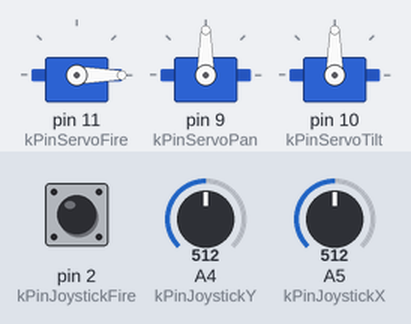
Bench run of a sketch on a simulated Arduino Uno, built with avr-gcc and run on an emulated ATmega328P. Parts: 3 × servo. Inputs (shaded band) come from the test bench; at power-on: A4 (kPinJoystickY) = 512, A5 (kPinJoystickX) = 512, pin 2 (kPinJoystickFire) HIGH.

Above: at 1.7 s.
1.8 s: A4 (kPinJoystickY) set to 685
3.3 s: A4 (kPinJoystickY) set to 709
At 5.8 s:
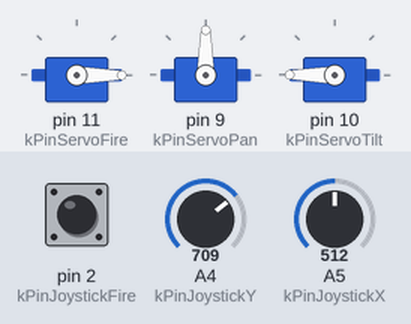
6.3 s: A5 (kPinJoystickX) set to 689
7.8 s: A5 (kPinJoystickX) set to 717
At 10.5 s:
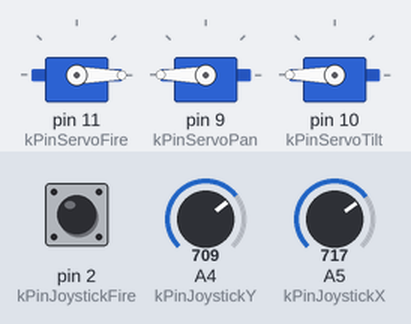
10.8 s: pin 2 (kPinJoystickFire) pulled LOW for 0.15 s
At 11.1 s:
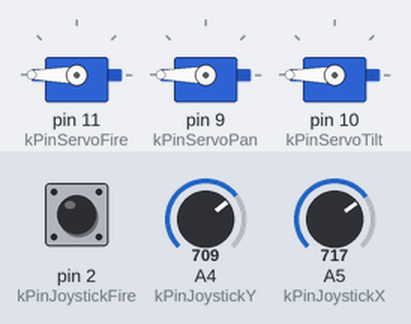
12.8 s: A4 (kPinJoystickY) set to 316
14.3 s: A4 (kPinJoystickY) set to 287
At 14.77 s:
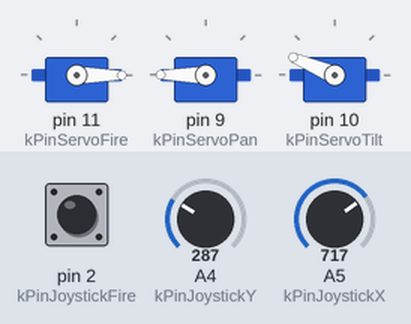
Timing chart, 0 to 18.3 s (numbered marks = the images above; inputs shaded):
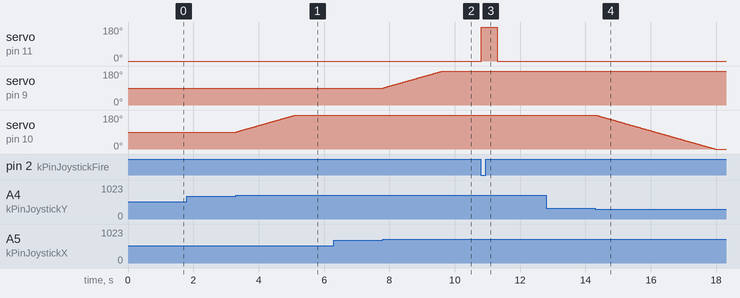

Measured:
- the behaviour switches between 700 and 701 on A4 (kPinJoystickY) (found by bisection; images 0 and 1)
- the behaviour switches between 700 and 701 on A5 (kPinJoystickX) (found by bisection; images 1 and 2)
- the behaviour switches between 300 and 299 on A4 (kPinJoystickY) (found by bisection; images 3 and 4)
- after the input at 1.8 s, every drawn part: stays the same
- after the input at 3.3 s, servo on pin 10 (kPinServoTilt): moves from 90° to 180° over 1.8 s, starting at once
- after the input at 6.3 s, every drawn part: stays the same
- after the input at 7.8 s, servo on pin 9 (kPinServoPan): moves from 90° to 180° over 1.8 s, starting at once
- after the input at 10.8 s, servo on pin 11 (kPinServoFire): 0° → 180° at once, → 0° 0.50 s later
- after the input at 12.8 s, every drawn part: stays the same
- after the input at 14.3 s, servo on pin 10 (kPinServoTilt): moves from 180° to 0° over 3.6 s, starting at once

The sketch:

rubberBandGun.pde
```cpp
#include <Servo.h>

const int kPinJoystickX = A5;
const int kPinJoystickY = A4;
const int kPinJoystickFire = 2;
const int kPinServoPan = 9;
const int kPinServoTilt = 10;
const int kPinServoFire = 11;

const int JOYX_LEFT = 300;
const int JOYX_RIGHT = 700;
const int JOYY_UP = 700;
const int JOYY_DOWN = 300;

Servo panServo;
Servo tiltServo;
Servo fireServo;

int panAngle = 90;
int tiltAngle = 90;
int fireAngle = 0;

void setup()
{
  pinMode(kPinJoystickFire, INPUT);
  digitalWrite(kPinJoystickFire, HIGH); // turn on pull-up resistor
  fireServo.attach(kPinServoFire);
  fireServo.write(0);
  delay(500);
  fireServo.detach();
  panServo.attach(kPinServoPan);
  tiltServo.attach(kPinServoTilt);
}

void loop()
{
  int xVal = analogRead(kPinJoystickX);
  int yVal = analogRead(kPinJoystickY);

  if(xVal < JOYX_LEFT){
    panAngle--;
  }
  else if(xVal > JOYX_RIGHT){
    panAngle++;
  }
  if(yVal < JOYY_DOWN){
    tiltAngle--;
  }
  else if(yVal > JOYY_UP){
    tiltAngle++;
  }
  tiltAngle = constrain(tiltAngle, 0, 180);
  panAngle = constrain(panAngle, 0, 180);

  panServo.write(panAngle);
  tiltServo.write(tiltAngle);
  delay(20);  // wait for the servos to get there

  if(digitalRead(kPinJoystickFire) == LOW){
    fireServo.attach(kPinServoFire);
    fireServo.write(180);
    delay(500);
    fireServo.write(0);
    delay(500);
    fireServo.detach();
    while(digitalRead(kPinJoystickFire) == LOW){
      // wait for it not to be low anymore
    }
  }
}
```
